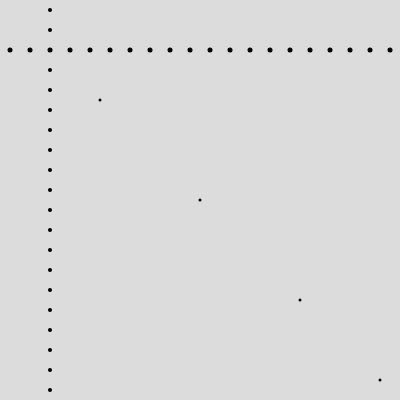
Frame 1 (no input)
Frame 60 (no input): identical to frame 1, image omitted
Frame 120 (the mouse pressed at the canvas centre since frame 60): identical to frame 1, image omitted

The p5.js sketch that drew this single still picture (run headless with seeded random() and noise() and a simulated clock; from frame 60 on, the mouse is pressed at the canvas centre):

// p5.js sketch
// ── sketch.js
let size=20;
function setup() {
  createCanvas(400, 400);
}

function draw() {
  background(220);
  strokeWeight(3);
  point(100,100,20);
  point(200,200,20);
  point(300,300,20);
  point(380,380,20);

  for(x=size/2;x<width;x+=size){
    let y=50;
    strokeWeight(5);
    point(x,y,20,);
  }
  for(y=size/2;y<height;y+=size) {
    let x=50;
    strokeWeight(4);
    point(x,y,20);
}
  
}
